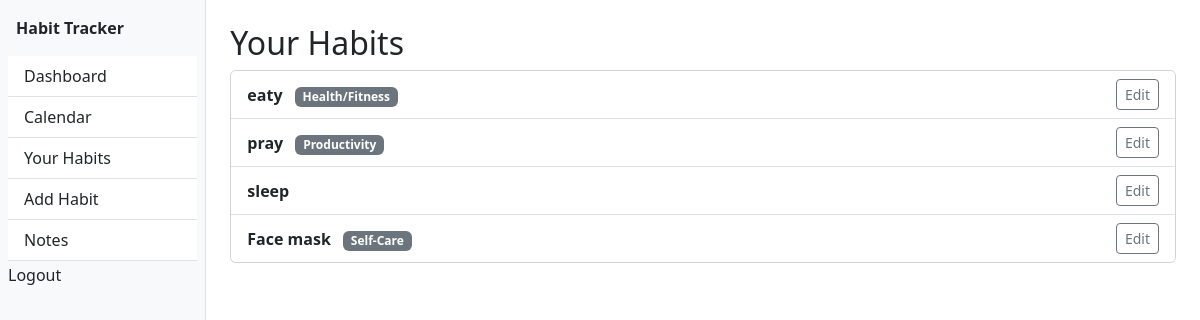
Screenshot of /habits/your-habits/ (signed in) with the database file from the repository.
### habits/models.py (models this page shows, shortened)
class Habit(models.Model):
    CATEGORY_CHOICES = [
        ('health', 'Health/Fitness'),
        ('productivity', 'Productivity'),
        ('selfcare', 'Self-Care'),
        ('learning', 'Learning'),
        ('work', 'Work'),
        ('fun', 'Hobbies/Fun'),
    ]
    FREQUENCY_CHOICES = [
        ('daily', 'Daily'),
        ('weekly', 'Weekly'),
        ('custom', 'Custom'),
    ]
    user = models.ForeignKey(User, on_delete=models.CASCADE)
    name = models.CharField(max_length=100)  # e.g. "Drink water"
    description = models.TextField(blank=True)
    target = models.PositiveIntegerField(default=1)  # e.g. "8 glasses/day"
    frequency = models.CharField(max_length=20, choices=FREQUENCY_CHOICES, default='daily')
    category = models.CharField(max_length=50, choices=CATEGORY_CHOICES, blank=True)
    creation_date = models.DateTimeField(auto_now_add=True)
    is_template = models.BooleanField(default=False)  # For admin-curated templates
    created_by_admin = models.ForeignKey(
        User,
        on_delete=models.SET_NULL,
        null=True,
        blank=True,
        related_name='admin_habits'
    )

### habits/views.py (the view)
# urls.py: path('your-habits/', views.habit_list, name='habit_list'),
@login_required
def habit_list(request):
    habits = Habit.objects.filter(user=request.user)
    return render(request, 'habits/habit_list.html', {'habits': habits})

### habits/templates/habits/habit_list.html (shortened to what this page needs)
{% extends 'habits/base.html' %}
{% block content %}
<div class="container mt-4">
  <h2>Your Habits</h2>
  <div class="card">
    <ul class="list-group list-group-flush">
      {% for habit in habits %}
        <li class="list-group-item d-flex justify-content-between align-items-center">
          <div>
            <strong>{{ habit.name }}</strong>
            {% if habit.get_category_display %}
              <span class="badge bg-secondary ms-2">{{ habit.get_category_display }}</span>
            {% endif %}
          </div>
          <div>
            <a href="{% url 'habits:habit_edit' habit.pk %}" class="btn btn-outline-secondary btn-sm">Edit</a>
          </div>
        </li>
      {% empty %}
        <li class="list-group-item">You haven't added any habits yet.</li>
      {% endfor %}
    </ul>
  </div>
</div>
{% endblock %}

### rows the page displays
Habit: name "eaty", category "Health/Fitness"
Habit: name "pray", category "Productivity"
Habit: name "sleep"
Habit: name "Face mask", category "Self-Care"
